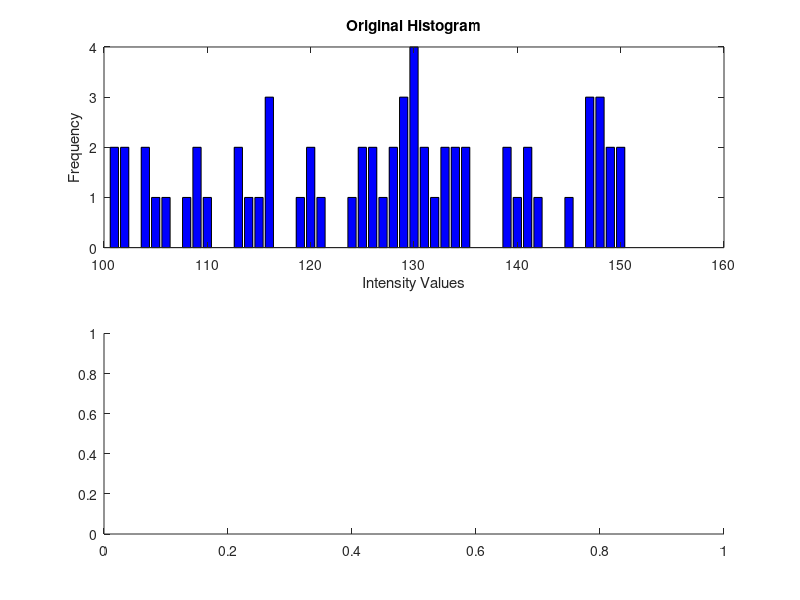

Recreate this plot in MATLAB. (Note: this script raises an error after producing the figure.)
%Histogram Equalisation
%Created by Deepanshu Lodhi

clc;
clear all;
close all;

% Generate a random 8x8 intensity matrix with values between 50 and 100
I = round(100 + (100 - 50) * rand(8)); % Values in the range [50, 150]

%Flatten the matrix into a single row vector
Ia = I(:)';

%Sort intensities
sortIa = sort(Ia);

%Find unique intensities and their frequencies
[uniqueNumbers, ~, idx] = unique(sortIa); % Unique intensities and indices
frequencies = accumarray(idx, 1); % Frequency of each intensity

%Calculate the cumulative distribution function (CDF)
cumulativeFrequencies = cumsum(frequencies);

% Total number of pixels in the image
totalPixels = numel(I);

% Minimum non-zero cumulative frequency
cdf_min = min(cumulativeFrequencies(cumulativeFrequencies > 0));

% Number of intensity levels (L = 256 for 8-bit grayscale)
L = 256;

%Apply the histogram equalization formula
h_v = round(((cumulativeFrequencies - cdf_min) / (totalPixels - cdf_min)) * (L - 1));

%Map the original intensities to equalized values
equalizedImage = zeros(size(I)); % Initialize equalized image
for i = 1:length(uniqueNumbers)
    equalizedImage(I == uniqueNumbers(i)) = h_v(i);
end

equalizedImage = uint8(equalizedImage);
I = uint8(I);

% Plot the original and equalized histograms for comparison
figure(1);
subplot(2, 1, 1);
bar(uniqueNumbers, frequencies, 'FaceColor', 'b');
title('Original Histogram');
xlabel('Intensity Values');
ylabel('Frequency');

subplot(2, 1, 2);
bar(0:L-1, histcounts(equalizedImage(:), 0:L), 'FaceColor', 'r');
title('Equalized Histogram');
xlabel('Intensity Values');
ylabel('Frequency');

figure(2)
subplot(1,2,1)
imshow(I)
title("Original Image");

subplot(1,2,2)
imshow(equalizedImage)
title("Equalised Image");
